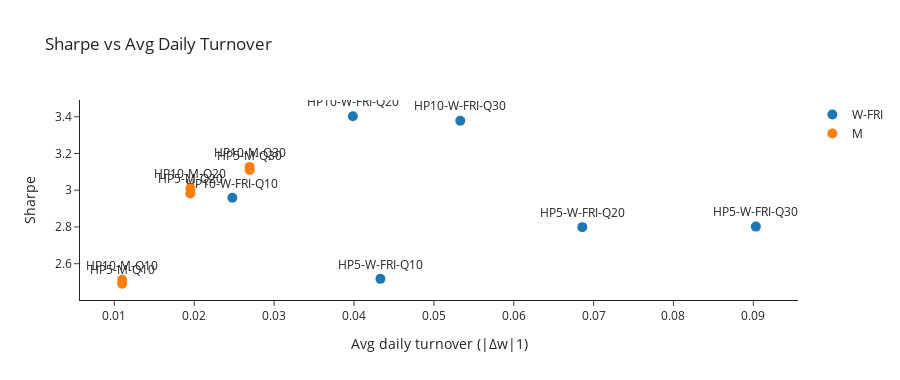
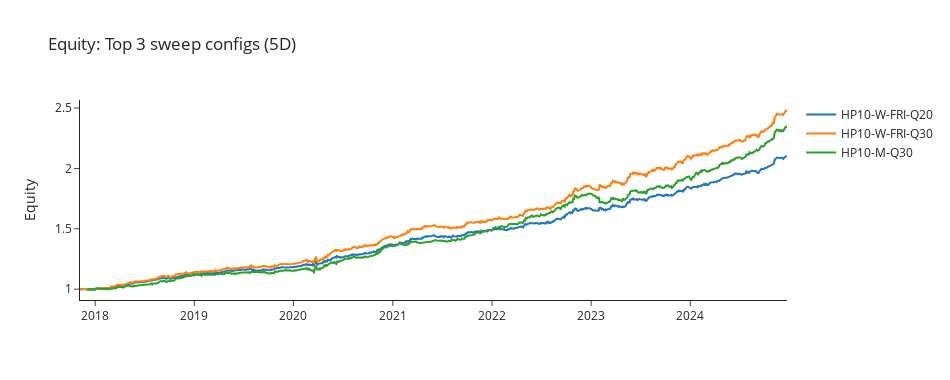

Source (notebook cell) for these figures, in order:
### Markdown cell above
### 11 - Parameter sweeps

### Code cell
# 11.Holding Period (HP), Rebalance Freq, Top-Q
import itertools

HP_LIST    = [5, 10]
FREQ_LIST  = ['W-FRI', 'M']
TOPQ_LIST  = [0.10, 0.20, 0.30]
TCOST_FOR_SWEEP = TCOST_BPS   # costs fixed here; cost sweep below

def run_sweep_hpfreq_topq(pred_df, prices_df,
                          hp_list=HP_LIST, freq_list=FREQ_LIST, topq_list=TOPQ_LIST,
                          tcost_bps=TCOST_FOR_SWEEP, long_short=LONG_SHORT):
    rows, eq = [], {}

    grid = list(itertools.product(hp_list, freq_list, topq_list))
    for hp, fq, tq in progress(grid, total=len(grid),
                               desc="Sweep HP/Freq/TopQ"):
        bt, wheld = backtest(
            pred_df, prices_df[['ticker','close']],
            long_short=long_short,
            top_q=tq,
            freq=fq,
            holding_period=hp,
            tcost_bps=tcost_bps,
            eligibility=(ELIG_ADV if USE_ADV_ELIGIBILITY else None),
            per_name_cap=(PER_NAME_CAP if USE_PER_NAME_CAP else None),
            gross_leverage=GROSS_LEVERAGE,     
            debug=False
        )
        stats = perf_stats(bt['ret'])
        label = f"HP{hp}-{fq}-Q{int(tq*100)}"

        stats.update(dict(
            label=label, HP=hp, Freq=fq, TopQ=tq,
            AvgTurnover=float(bt['turnover'].mean()),
            AvgNames=float((wheld.abs() > 1e-12).sum(axis=1).mean())
        ))

        eq[label] = bt['equity'].rename(label)
        rows.append(stats)

    res = pd.DataFrame(rows).set_index('label').sort_values('Sharpe', ascending=False)
    eq_df = pd.concat(eq, axis=1).dropna(how='all')
    return res, eq_df


sweep_tbl, sweep_eq = run_sweep_hpfreq_topq(PRED_USE, df)
display(sweep_tbl.round(3))

# Sharpe vs Turnover scatter 
import plotly.graph_objects as go
def scatter_sharpe_vs_turnover(sweep_df, title="Sharpe vs Avg Daily Turnover"):
    s = sweep_df.copy()
    s['TopQ%'] = (s['TopQ']*100).astype(int)
    fig = go.Figure()
    for fq in s['Freq'].unique():
        ss = s[s['Freq']==fq]
        fig.add_trace(go.Scatter(
            x=ss['AvgTurnover'], y=ss['Sharpe'],
            mode='markers+text', name=fq,
            text=ss.index, textposition='top center',
            marker=dict(size=10),
            hovertemplate=("Label=%{text}<br>Sharpe=%{y:.2f}"
                           "<br>Turnover=%{x:.3f}<br>HP=%{customdata[0]} "
                           "<br>TopQ=%{customdata[1]}%"),
            customdata=np.c_[ss['HP'], ss['TopQ%']]
        ))
    fig.update_layout(title=title, xaxis_title="Avg daily turnover (|Δw|1)",
                      yaxis_title="Sharpe", width=900, height=380)
    fig.show()

scatter_sharpe_vs_turnover(sweep_tbl)

# Overlay equity curves for the top 3 combos by Sharpe
top_labels = sweep_tbl.head(3).index.tolist()
multi_equity_plot(
    {k: sweep_eq[k] for k in top_labels},
    title=f"Equity: Top 3 sweep configs {'(h-ens)' if USE_HORIZON_ENSEMBLE else '(5D)'}"
)

### Figure 1 — Plotly figure (JSON) as saved in the notebook; plotly's stock layout.template omitted (floating-point values rounded to 4 significant figures)
{"data": [{"customdata": [[10, 20], [10, 30], [10, 10], [5, 30], [5, 20], [5, 10]], "hovertemplate": "Label=%{text}<br>Sharpe=%{y:.2f}<br>Turnover=%{x:.3f}<br>HP=%{customdata[0]} <br>TopQ=%{customdata[1]}%", "marker": {"size": 10}, "mode": "markers+text", "name": "W-FRI", "text": ["HP10-W-FRI-Q20", "HP10-W-FRI-Q30", "HP10-W-FRI-Q10", "HP5-W-FRI-Q30", "HP5-W-FRI-Q20", "HP5-W-FRI-Q10"], "textposition": "top center", "type": "scatter", "x": [0.03986, 0.05331, 0.02478, 0.09032, 0.06859, 0.04331], "y": [3.403, 3.379, 2.959, 2.802, 2.799, 2.517]}, {"customdata": [[10, 30], [5, 30], [10, 20], [5, 20], [10, 10], [5, 10]], "hovertemplate": "Label=%{text}<br>Sharpe=%{y:.2f}<br>Turnover=%{x:.3f}<br>HP=%{customdata[0]} <br>TopQ=%{customdata[1]}%", "marker": {"size": 10}, "mode": "markers+text", "name": "M", "text": ["HP10-M-Q30", "HP5-M-Q30", "HP10-M-Q20", "HP5-M-Q20", "HP10-M-Q10", "HP5-M-Q10"], "textposition": "top center", "type": "scatter", "x": [0.02693, 0.02693, 0.01952, 0.01952, 0.01097, 0.01097], "y": [3.127, 3.11, 3.01, 2.983, 2.512, 2.491]}], "layout": {"height": 380, "title": {"text": "Sharpe vs Avg Daily Turnover"}, "width": 900, "xaxis": {"title": {"text": "Avg daily turnover (|Δw|1)"}}, "yaxis": {"title": {"text": "Sharpe"}}}}

### Figure 2 — Plotly figure (JSON) as saved in the notebook; plotly's stock layout.template omitted (floating-point values rounded to 4 significant figures; data arrays with more than 128 entries replaced by an {"elided": "..."} marker saying what was removed)
{"data": [{"mode": "lines", "name": "HP10-W-FRI-Q20", "type": "scatter", "x": {"elided": "1793 str values"}, "y": {"elided": "1793 float values"}}, {"mode": "lines", "name": "HP10-W-FRI-Q30", "type": "scatter", "x": {"elided": "1793 str values"}, "y": {"elided": "1793 float values"}}, {"mode": "lines", "name": "HP10-M-Q30", "type": "scatter", "x": {"elided": "1793 str values"}, "y": {"elided": "1793 float values"}}], "layout": {"height": 380, "title": {"text": "Equity: Top 3 sweep configs (5D)"}, "width": 950, "yaxis": {"title": {"text": "Equity"}}}}
